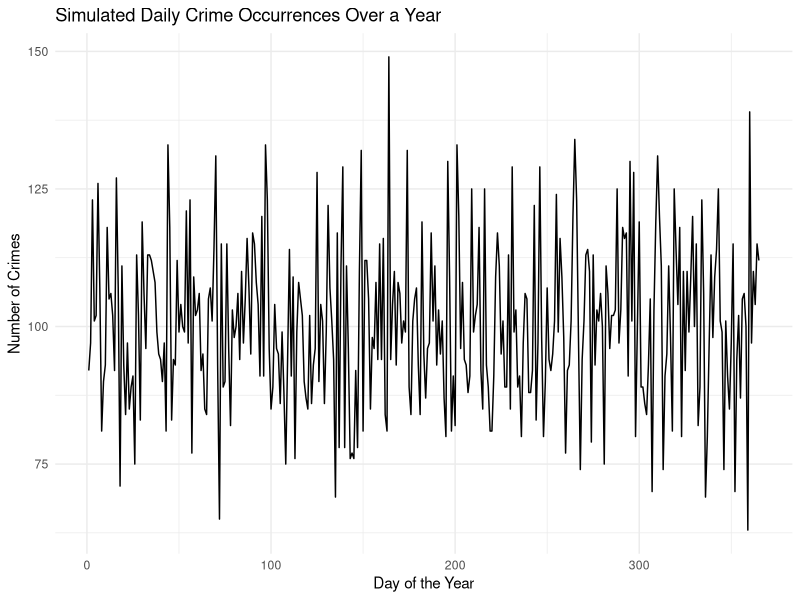

Source code (R): (Note: this script raises an error after producing the figure.)
#### Preamble ####
# Purpose: Simulate data on crimes in Toronto in a year
# Author: Yiyi Yao
# Email: ee.yao@mail.utoronto.ca
# Date: 21 September 2024
# Prerequisites: -


#### Workspace setup ####
library(tidyverse)


# Assuming we have determined the average daily crimes from the historical data
avg_crimes_per_day <- 100
std_dev <- 15

# Simulate crime occurrences for a year (365 days)
set.seed(123) # For reproducibility
simulated_crimes <- rnorm(n = 365, mean = avg_crimes_per_day, sd = std_dev)

# Create a dataframe for the simulation result
simulation_data <- data.frame(
  Day = 1:365,
  SimulatedCrimes = round(simulated_crimes) 
)

head(simulation_data)

# Plotting the simulated crime occurrences over the year
ggplot(simulation_data, aes(x = Day, y = SimulatedCrimes)) +
  geom_line() +
  labs(title = "Simulated Daily Crime Occurrences Over a Year", x = "Day of the Year", y = "Number of Crimes") +
  theme_minimal()


#### Save data ####
write_csv(simulation_data, "data/simulated_data/simulation_data.csv")
